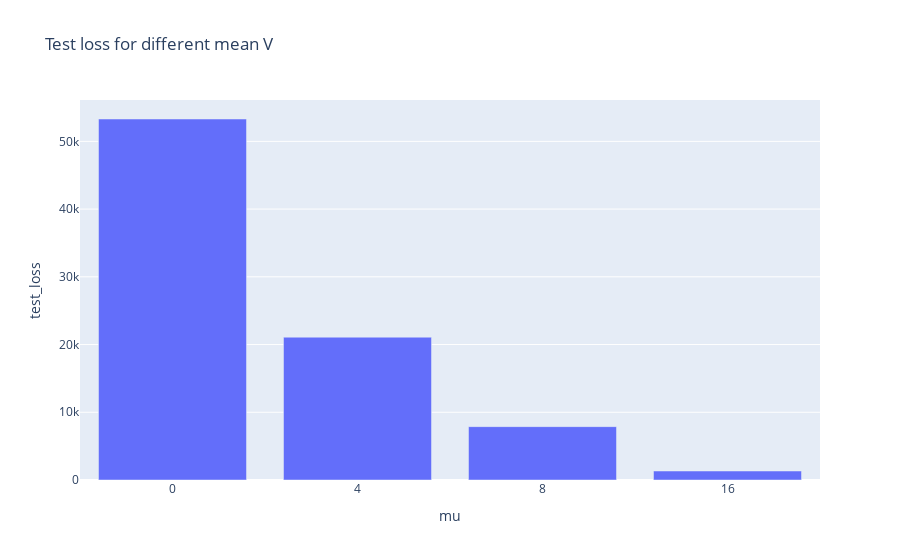

Here is the notebook cell this chart was saved with:
### Code cell
df_mean_loss = pd.DataFrame({'mu': mu, 'test_loss': test_mean_loss})
fig = px.bar(df_mean_loss, x='mu', y='test_loss',title='Test loss for different mean V',
             category_orders={'mu': mu})
fig.update_xaxes(type='category')
fig.show()

### Figure 1 — Plotly figure (JSON) as saved in the notebook; plotly's stock layout.template omitted (floating-point values rounded to 4 significant figures)
{"data": [{"alignmentgroup": "True", "hovertemplate": "mu=%{x}<br>test_loss=%{y}<extra></extra>", "legendgroup": "", "marker": {"color": "#636efa", "pattern": {"shape": ""}}, "name": "", "offsetgroup": "", "orientation": "v", "showlegend": false, "textposition": "auto", "type": "bar", "x": [0, 4, 8, 16], "xaxis": "x", "y": [53300.0, 21090.0, 7879.0, 1329.0], "yaxis": "y"}], "layout": {"barmode": "relative", "legend": {"tracegroupgap": 0}, "title": {"text": "Test loss for different mean V"}, "xaxis": {"anchor": "y", "categoryarray": [0, 4, 8, 16], "categoryorder": "array", "domain": [0, 1], "title": {"text": "mu"}, "type": "category"}, "yaxis": {"anchor": "x", "domain": [0, 1], "title": {"text": "test_loss"}}}}
